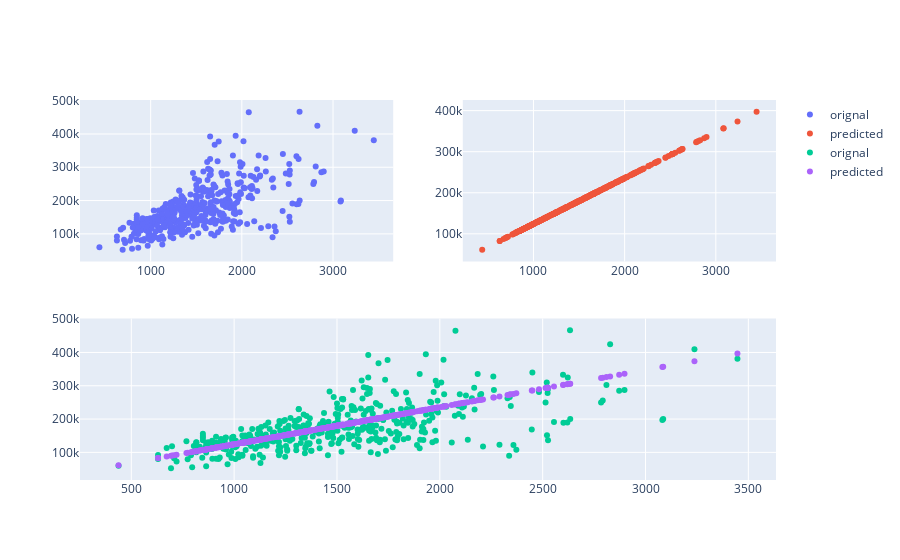

Here is the notebook cell this chart was saved with:
### Code cell
#plot predicted vs test values 
fig = go.Figure()
fig = make_subplots(rows=2, cols=2, specs=[[{}, {}],
           [{"colspan": 2}, None]])
fig.add_trace(go.Scatter(x= test.loc[:,'GrLivArea'],y=test.loc[:,'SalePrice'], mode='markers', name='orignal'),row=1,col=1)
fig.add_trace(go.Scatter(x=test.loc[:,'GrLivArea'],y=y_pred.iloc[:,0], mode='markers', name='predicted'), row=1, col=2)
fig.add_trace(go.Scatter(x= test.loc[:,'GrLivArea'],y=test.loc[:,'SalePrice'], mode='markers', name='orignal'),row=2,col=1)
fig.add_trace(go.Scatter(x=test.loc[:,'GrLivArea'],y=y_pred.iloc[:,0], mode='markers', name='predicted'), row=2, col=1)
fig.show()

### Figure 1 — Plotly figure (JSON) as saved in the notebook; plotly's stock layout.template omitted (floating-point values rounded to 4 significant figures; data arrays with more than 128 entries replaced by an {"elided": "..."} marker saying what was removed)
{"data": [{"mode": "markers", "name": "orignal", "type": "scatter", "x": {"elided": "449 int values"}, "xaxis": "x", "y": {"elided": "449 int values"}, "yaxis": "y"}, {"mode": "markers", "name": "predicted", "type": "scatter", "x": {"elided": "449 int values"}, "xaxis": "x2", "y": {"elided": "449 float values"}, "yaxis": "y2"}, {"mode": "markers", "name": "orignal", "type": "scatter", "x": {"elided": "449 int values"}, "xaxis": "x3", "y": {"elided": "449 int values"}, "yaxis": "y3"}, {"mode": "markers", "name": "predicted", "type": "scatter", "x": {"elided": "449 int values"}, "xaxis": "x3", "y": {"elided": "449 float values"}, "yaxis": "y3"}], "layout": {"autosize": true, "xaxis": {"anchor": "y", "autorange": true, "domain": [0, 0.45], "range": [238.0, 3647.0], "type": "linear"}, "xaxis2": {"anchor": "y2", "autorange": true, "domain": [0.55, 1], "range": [238.0, 3647.0], "type": "linear"}, "xaxis3": {"anchor": "y3", "autorange": true, "domain": [0, 1], "range": [256.2, 3629.0], "type": "linear"}, "yaxis": {"anchor": "x", "autorange": true, "domain": [0.575, 1], "range": [11490.0, 507500.0], "type": "linear"}, "yaxis2": {"anchor": "x2", "autorange": true, "domain": [0.575, 1], "range": [28140.0, 430300.0], "type": "linear"}, "yaxis3": {"anchor": "x3", "autorange": true, "domain": [0, 0.425], "range": [11490.0, 507500.0], "type": "linear"}}}
